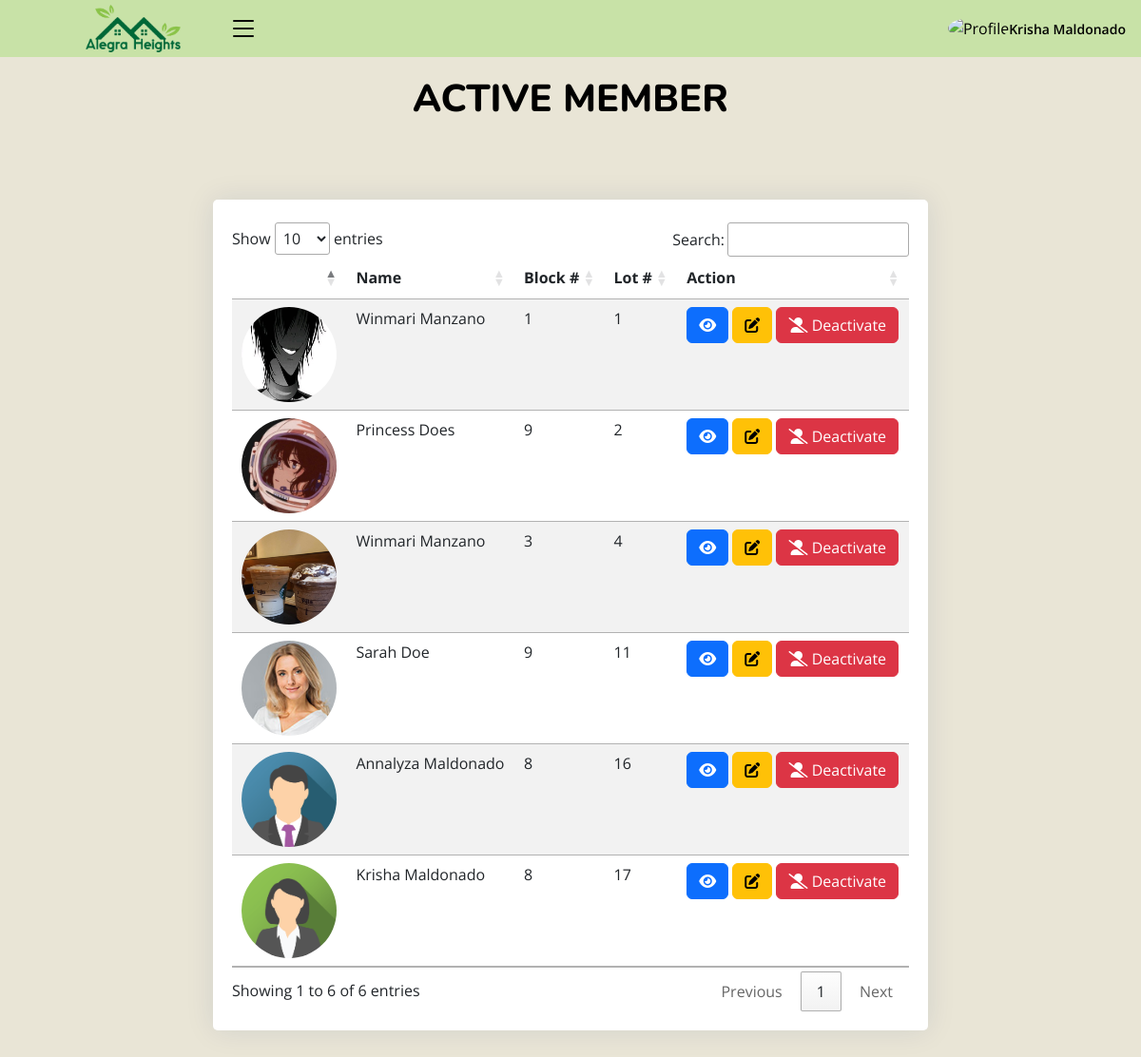
Screenshot of /admin/in_member.php (signed in) with the database file from the repository.
### tables this page shows
CREATE TABLE `members` (
  `id` int(10) NOT NULL,
  `block_number` int(10) NOT NULL,
  `lot_number` int(10) NOT NULL,
  `first_name` varchar(100) NOT NULL,
  `mid_name` varchar(250) NOT NULL,
  `last_name` varchar(100) NOT NULL,
  `gender` varchar(250) NOT NULL,
  `contact` varchar(250) NOT NULL,
  `username` varchar(250) NOT NULL,
  `password` varchar(250) NOT NULL,
  `user_image` varchar(250) NOT NULL,
  `status` int(11) NOT NULL DEFAULT 1,
  `date_added` date DEFAULT current_timestamp(),
  `household_id` int(11) DEFAULT NULL,
  `membership_plan` varchar(255) DEFAULT 'Monthly',
  `residence_type` varchar(255) DEFAULT 'Homeowner',
  `lot_type` varchar(255) DEFAULT NULL,
  `award_type` varchar(255) DEFAULT NULL
);

### admin/class/adminback.php (called while the page is built, shortened)
<?php
class  adminback
{
    private $connection;
    function __construct()
    {
        $dbhost = "localhost";
        $dbuser = "root";
        $dbpass = "";
        $dbname = "alegra_heights_db";
        $this->connection = mysqli_connect($dbhost, $dbuser, $dbpass, $dbname);
    }
    function display_memberin()
    {
        $query = "SELECT * FROM `members` WHERE `status` = 1 ORDER BY `lot_number` ASC";
        if (mysqli_query($this->connection, $query)) {
            $mem_info = mysqli_query($this->connection, $query);
            return $mem_info;
        }
    }
}

### admin/in_member.php (the view, shortened to what this page needs)
<?php
include_once("class/adminback.php");
$obj = new adminback();
$members = $obj->display_memberin();
?>
<!DOCTYPE html>
<html lang="en">
<?php include('header.php')?>
    <link rel="stylesheet" href="https://cdn.datatables.net/1.13.4/css/jquery.dataTables.min.css">
    <link rel="stylesheet" href="https://cdn.datatables.net/searchpanes/2.1.2/css/searchPanes.dataTables.min.css">
    <link rel="stylesheet" href="https://cdn.datatables.net/searchpanes/2.1.2/js/dataTables.searchPanes.min.js">
<body class="toggle-sidebar">
<?php include('headnav.php')?>
<main id="main" class="main">
<div class="pagetitle">
  <h1>ACTIVE MEMBER</h1>
  <br>
</div>
<section class="section">
  <div class="row">
    <div style="margin: auto;" class="col-lg-8">
    <br>
    <br>
      <div class="card">
        <div class="card-body">
            <br>
          <div class="table-wrapper">
          <table id="example" class="table table-striped table-hover datatable">
            <thead>
                <th scope="col"></th>
                <th scope="col">Name</th>
                <th scope="col">Block #</th>
                <th scope="col">Lot #</th>
                <th scope="col">Action</th>
            </thead>
            <tbody>
            <?php
    while ($mem = mysqli_fetch_assoc($members)){
        ?>
              <tr>
                <th scope="row"><img style="border-radius: 50%; width: 100px; height: 100px;" src="user_img/<?php echo $mem['user_image']; ?>" alt=""></th>
                <td><?php echo $mem['first_name']." ".$mem['last_name'] ?></td>
                <td><?php echo $mem['block_number']; ?></td>
                <td><?php echo $mem['lot_number']; ?></td>
                <td>
                <a href="view_member.php?status=view&&id=<?php echo $mem['id'] ?>" type="button" class="btn btn-primary"><i class="fa-solid fa-eye"></i></a>
                <a href="view_member.php?status=view&&id=<?php echo $mem['id'] ?>" type="button" class="btn btn-warning"><i class="fa-solid fa-pen-to-square"></i></a>
                <a href="?status=update&&id=<?php echo $mem['id'] ?>" onclick="return confirm('Are you sure you want to move this member to the inactive list?')"  type="button" class="btn btn-danger"><i class="fa-solid fa-user-large-slash"></i> Deactivate</button></a>
                </td>
              </tr>
            <?php
            }
              ?>
            </tbody>
          </table>
          </div>
        </div>
      </div>
    </div>
  </div>
</section>
</main>
</body>
</html>

### admin/assets/css/style.css (style rules this page uses)
:root { scroll-behavior: smooth; }
body { font-family: "Open Sans", sans-serif; background: #E9E5D6; color: #000000; }
a { color: #4154f1; text-decoration: none; }
h1, h2, h3, h4, h5, h6 { font-family: "Nunito", sans-serif; }
#main { margin-top: 60px; padding: 20px 30px; transition: all 0.3s; }
.pagetitle { margin-bottom: 10px; text-align: center; }
.pagetitle h1 { font-size: 40px; margin-bottom: 0; font-weight: 800; color: #000000; }
.card { margin-bottom: 30px; border: none; border-radius: 5px; box-shadow: 0px 0 30px rgba(1, 41, 112, 0.1); }
.card-body { padding: 0 20px 20px 20px; }
@media (min-width: 1200px) { #main, #footer { margin-left: 300px; } }
@media (min-width: 1200px) { .toggle-sidebar #main, .toggle-sidebar #footer { margin-left: 0; } }

### rows the page displays
members: user_image (picture), first_name "Winmari", last_name "Manzano", block_number "1", lot_number "1"
members: user_image (picture), first_name "Princess", last_name "Does", block_number "9", lot_number "2"
members: user_image (picture), first_name "Winmari", last_name "Manzano", block_number "3", lot_number "4"
members: user_image (picture), first_name "Sarah", last_name "Doe", block_number "9", lot_number "11"
members: user_image (picture), first_name "Annalyza", last_name "Maldonado", block_number "8", lot_number "16"
members: user_image (picture), first_name "Krisha", last_name "Maldonado", block_number "8", lot_number "17"

### other values shown
$_SESSION['name'] "Krisha Maldonado"
